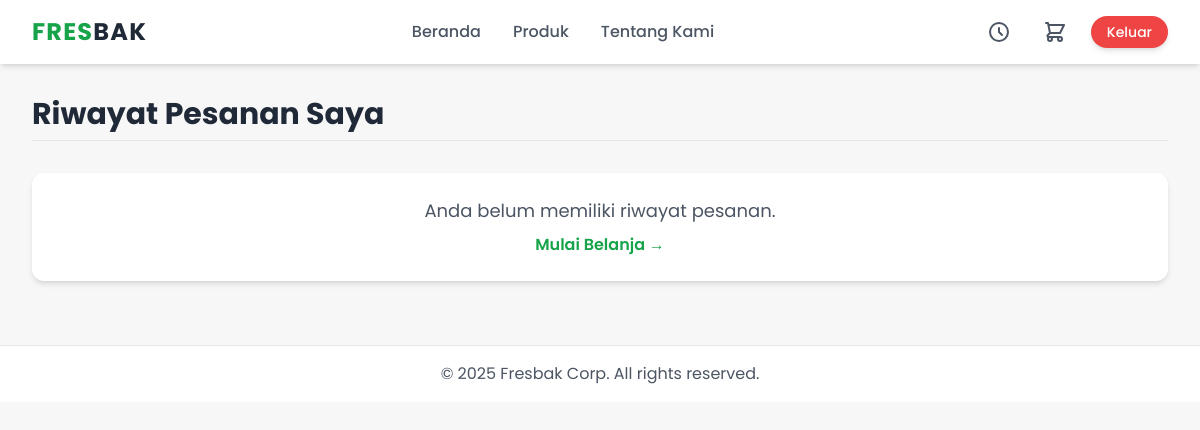
Before: /my_orders.php (signed in) with the older database file.
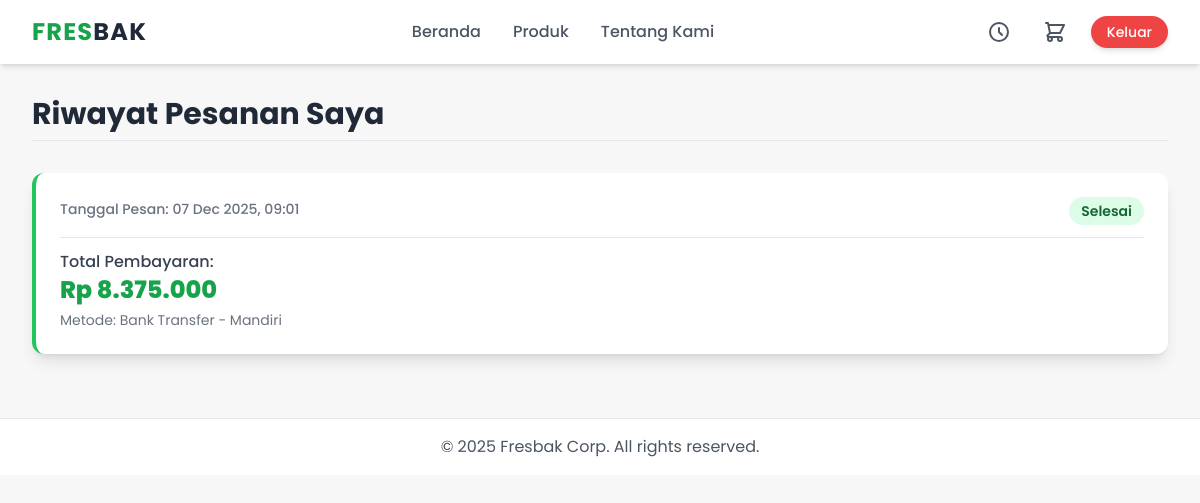
After: the same page with the newer database file.
### tables this page shows
CREATE TABLE `orders` (
  `id` int NOT NULL,
  `user_id` int NOT NULL,
  `customer_name` varchar(100) NOT NULL,
  `customer_address` text NOT NULL,
  `customer_contact` varchar(20) NOT NULL,
  `total_price` decimal(10,2) NOT NULL,
  `payment_method` varchar(50) NOT NULL,
  `payment_proof` varchar(255) DEFAULT NULL,
  `status` enum('pending','diproses','dikirim','selesai','dibatalkan') NOT NULL DEFAULT 'pending',
  `order_date` timestamp NULL DEFAULT CURRENT_TIMESTAMP
);

### my_orders.php (the view, shortened to what this page needs)
<?php
include 'config.php';
$user_id = $_SESSION['user_id'];
try {
    $stmt = $db->prepare("SELECT * FROM orders WHERE user_id = ? ORDER BY order_date DESC");
    $stmt->execute([$user_id]);
    $orders = $stmt->fetchAll(PDO::FETCH_ASSOC);
} catch (PDOException $e) {
    die("Database Error: " . $e->getMessage());
}
include 'header.php';
?>
<h1 class="text-3xl font-bold text-gray-800 mb-8 border-b pb-2">Riwayat Pesanan Saya</h1>
<div class="space-y-6">
    <?php if (empty($orders)): ?>
        <div class="bg-white p-6 rounded-xl shadow-md text-center">
            <p class="text-lg text-gray-600">Anda belum memiliki riwayat pesanan.</p>
            <a href="products.php" class="text-green-600 font-semibold hover:underline mt-2 inline-block">Mulai Belanja &rarr;</a>
        </div>
    <?php else: ?>
        <?php foreach ($orders as $order):
            $status_class = [
                'pending' => 'bg-yellow-100 text-yellow-800',
                'diproses' => 'bg-blue-100 text-blue-800',
                'dikirim' => 'bg-indigo-100 text-indigo-800',
                'selesai' => 'bg-green-100 text-green-800',
                'dibatalkan' => 'bg-red-100 text-red-800',
            ];
            $status_label = [
                'pending' => 'Menunggu Pembayaran',
                'diproses' => 'Menunggu Verifikasi Admin',
                'dikirim' => 'Sedang Dikirim',
                'selesai' => 'Selesai',
                'dibatalkan' => 'Dibatalkan',
            ];
            $current_status = strtolower($order['status']);
        ?>
            <div class="bg-white p-6 rounded-xl shadow-lg border-l-4 border-green-500">
                <div class="flex justify-between items-start mb-3 border-b pb-3">
                    <div>
                        <span class="text-sm font-medium text-gray-500">Tanggal Pesan: <?= date('d M Y, H:i', strtotime($order['order_date'])) ?></span>
                    </div>
                    <span class="px-3 py-1 text-sm font-semibold rounded-full <?= $status_class[$current_status] ?? 'bg-gray-100 text-gray-800' ?>">
                        <?= $status_label[$current_status] ?? ucfirst($order['status']) ?>
                    </span>
                </div>
                <div class="flex justify-between items-center">
                    <div>
                        <p class="text-md font-medium text-gray-700">Total Pembayaran:</p>
                        <p class="text-2xl font-extrabold text-green-600">Rp <?= number_format($order['total_price'], 0, ',', '.') ?></p>
                        <p class="text-sm text-gray-500 mt-1">Metode: <?= htmlspecialchars($order['payment_method']) ?></p>
                    </div>
                </div>
            </div>
        <?php endforeach; ?>
    <?php endif; ?>
</div>
<?php include 'footer.php'; ?>

Changed rows visible on the page:
added orders: order_date "07 Dec 2025, 09:01", status "Selesai", total_price "8.375.000", payment_method "Bank Transfer - Mandiri"
Other visible differences:
text no longer shown: "Anda belum memiliki riwayat pesanan. Mulai Belanja →"
